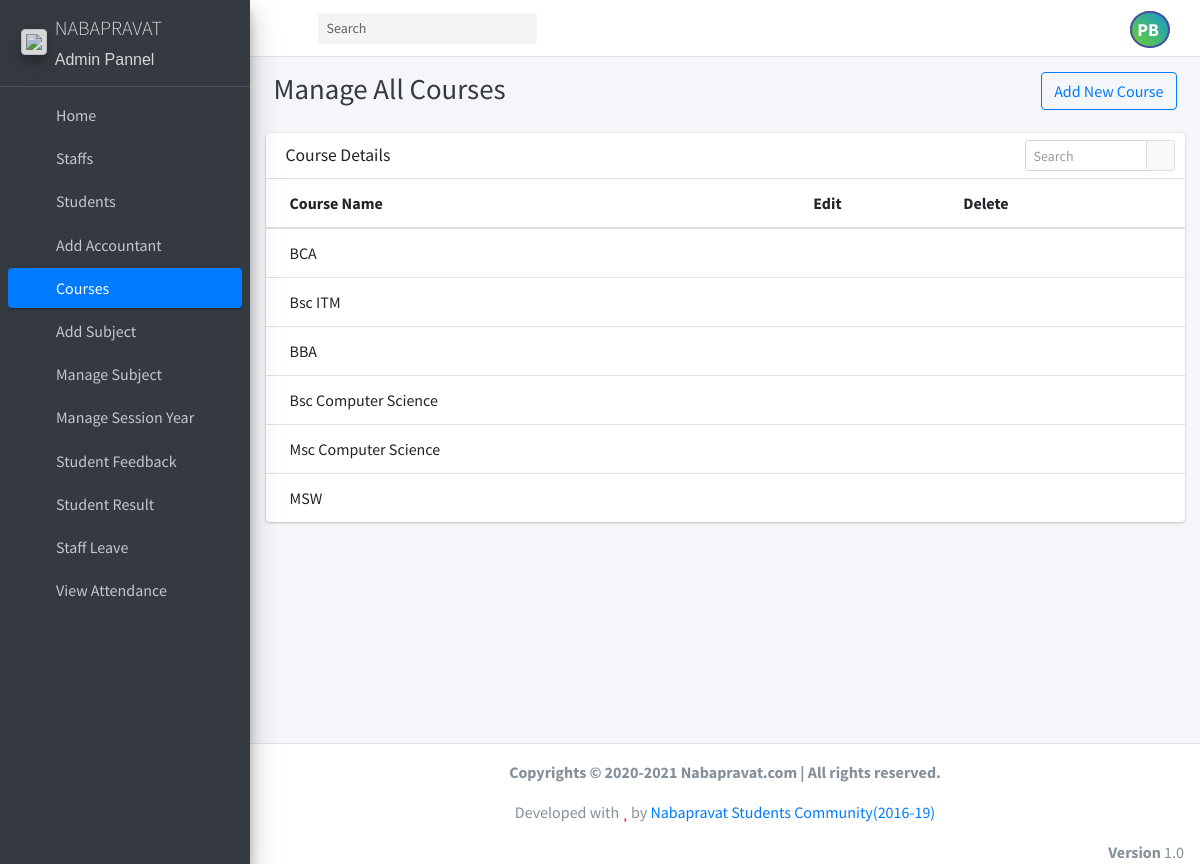
The app's page /manage_course (signed in) with its own data.
### student_management_app/models.py (models this page shows)
class CustomUser(AbstractUser):
    user_type_data=((1,"HOD"),(2,"Staff"),(3,"Student"),(4,"Accountant"))
    profile_photo = models.FileField()
    user_type=models.CharField(default=1,choices=user_type_data,max_length=10)

class Courses(models.Model):
    id=models.AutoField(primary_key=True)
    course_name=models.CharField(max_length=255)
    course_for = models.CharField(max_length=125 )
    created_at=models.DateTimeField(auto_now_add=True)
    updated_at=models.DateTimeField(auto_now_add=True)
    objects=models.Manager()

### student_management_app/HodViews.py (the view)
# urls.py: path('manage_course', HodViews.manage_course,name="manage_course"),
def manage_course(request):
    courses=Courses.objects.all()
    return render(request,"hod_template/manage_course_template.html",{"courses":courses})

### student_management_app/context_processor.py (called while the page is built)
def seen_processor(request):
    seen = Notice.objects.filter(seen=False).count()
    return {'seen':seen}

### student_management_app/templates/hod_template/manage_course_template.html (shortened to what this page needs)
{% extends 'hod_template/base_template.html' %}
{% block main_content %}
    <section class="content">
      <div class="content-header">
        <div class="container-fluid">
          <div class="row mb-2">
            <div class="col-sm-6">
              <h1 class="m-0 text-dark">
                  Manage All Courses
              </h1>
            </div>
            <div class="col-sm-6">
              <a href="{% url 'add_course' %}" class="btn btn-outline-primary float-right">Add New Course</a>
            </div>
          </div>
        </div>
      </div>
      <div class="container-fluid">
           <div class="row">
          <div class="col-12">
            <div class="card">
              <div class="card-header">
                <h3 class="card-title">Course Details</h3>
                <div class="card-tools">
                  <div class="input-group input-group-sm" style="width: 150px;">
                    <input type="text" name="table_search" class="form-control float-right" placeholder="Search">
                    <div class="input-group-append">
                      <button type="submit" class="btn btn-default"><i class="fas fa-search"></i></button>
                    </div>
                  </div>
                </div>
              </div>
              <div class="card-body table-responsive p-0">
                <table class="table table-hover text-nowrap">
                  <thead>
                    <tr>
                      <th>Course Name</th>
                      <th>Edit</th>
                      <th>Delete</th>
                    </tr>
                  </thead>
                  <tbody>
                  {% for course in courses %}
                    <tr>
                      <td>{{ course.course_name }}</td>
                      <td><a href="/edit_course/{{ course.id }}" class="text-success"><i class="fas fa-pen"></i></a></td>
                      <td><a href="/delete_course/{{ course.id }}" class="text-danger"><i class="fas fa-times-circle"></i></a></td>
                    </tr>
                  {% endfor %}
                  </tbody>
                </table>
              </div>
            </div>
          </div>
        </div>
      </div>
    </section>
{% endblock main_content %}

### student_management_app/templates/hod_template/base_template.html (shortened to what this page needs)
{% load static %}
<!DOCTYPE html>
<html>
<head>
  <link rel="stylesheet" href="{% static "plugins/fontawesome-free/css/all.min.css" %}">
  <link rel="stylesheet" href="https://code.ionicframework.com/ionicons/2.0.1/css/ionicons.min.css">
  <link rel="stylesheet" href="{% static "plugins/tempusdominus-bootstrap-4/css/tempusdominus-bootstrap-4.min.css" %}">
  <link rel="stylesheet" href="{% static "plugins/icheck-bootstrap/icheck-bootstrap.min.css" %}">
  <link rel="stylesheet" href="{% static "plugins/jqvmap/jqvmap.min.css" %}">
  <link rel="stylesheet" href="{% static "dist/css/adminlte.min.css" %}">
  <link rel="stylesheet" href="{% static "plugins/overlayScrollbars/css/OverlayScrollbars.min.css" %}">
  <link rel="stylesheet" href="{% static "plugins/daterangepicker/daterangepicker.css" %}">
  <link rel="stylesheet" href="{% static "plugins/summernote/summernote-bs4.css" %}">
</head>
<body class="hold-transition sidebar-mini layout-fixed">
<div class="wrapper">
  <nav class="main-header navbar navbar-expand navbar-white navbar-light">
    <ul class="navbar-nav">
      <li class="nav-item">
        <a class="nav-link" data-widget="pushmenu" href="#"><i class="fas fa-bars"></i></a>
      </li>
    </ul>
    <form class="form-inline ml-3">
      <div class="input-group input-group-sm">
        <input class="form-control form-control-navbar" type="search" placeholder="Search" aria-label="Search">
        <div class="input-group-append">
          <button class="btn btn-navbar" type="submit">
            <i class="fas fa-search"></i>
          </button>
        </div>
      </div>
    </form>
    <ul class="navbar-nav ml-auto">
      <li class="nav-item dropdown show2">
        <a class="nav-link text-uppercase" data-toggle="dropdown" href="#" aria-expanded="true">
          {% if request.user.profile_photo == '' %}
          <span class="text-uppercase rounded-circle" style="font-size: 18px;
          font-weight: bold;
          border: 2px solid rgb(76, 76, 163);
          padding: 5px;
          text-align: center;
          background-image: linear-gradient(44deg, #6ad52c, #1695d2);color: white;">
          {{request.user.first_name.0}}{{request.user.last_name.0}}
          </span>
         {% else %}
         <img src="{{request.user.profile_photo}}" class="rounded-circle border border-danger" width="40px" height="40px">
         {% endif %}
        </a>
      </li>
    </ul>
  </nav>
    {% include 'hod_template/sidebar_template.html' with user=user id=id %}
   <div class="content-wrapper">
     {% block main_content %}{% endblock main_content %}
  </div>
    {% include 'hod_template/footer.html' %}
</div>
</body>
</html>

### records on screen
CustomUser: user.first_name.0 "P", user.last_name.0 "B"
Courses: course_name "BCA"
Courses: course_name "Bsc ITM"
Courses: course_name "BBA"
Courses: course_name "Bsc Computer Science"
Courses: course_name "Msc Computer Science"
Courses: course_name "MSW"
